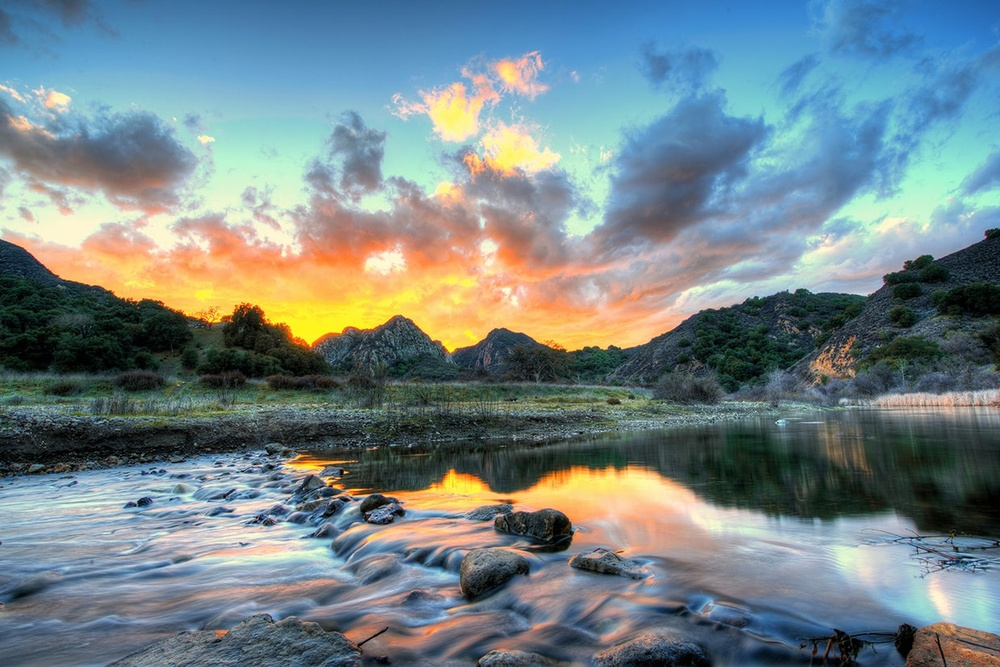
#> input picture 2 задание/input.jpg, 1000 x 667 px, shrunk from 1240 x 827 before the run
$ python display.py
#> lines starting #> are read from the running program, lines starting #| are printed output that depends on the picture
### 2 задание/image_processor.py
import numpy as np
from PIL import Image
from config import OUTPUT_FORMAT, OUTPUT_QUALITY

def read_image(image_path):
    """Загрузка изображения"""
#> called with image_path = 'input.jpg'
    try:
        return Image.open(image_path)
#> returned value is the input picture: PIL image 1000x667 RGB; mean R, G, B 116.3, 132.2, 135
    except Exception as e:
        print(f"Ошибка загрузки изображения: {e}")
        return None

# [37 lines left out: functions solarize, log_contrast, save_result, process_image, not called in this run]

### 2 задание/display.py
import matplotlib.pyplot as plt
from image_processor import read_image

def show_results():
    original = read_image("input.jpg")
    solarized = read_image("solarized_output.jpg")
#> call 2 of read_image, with image_path = 'solarized_output.jpg'
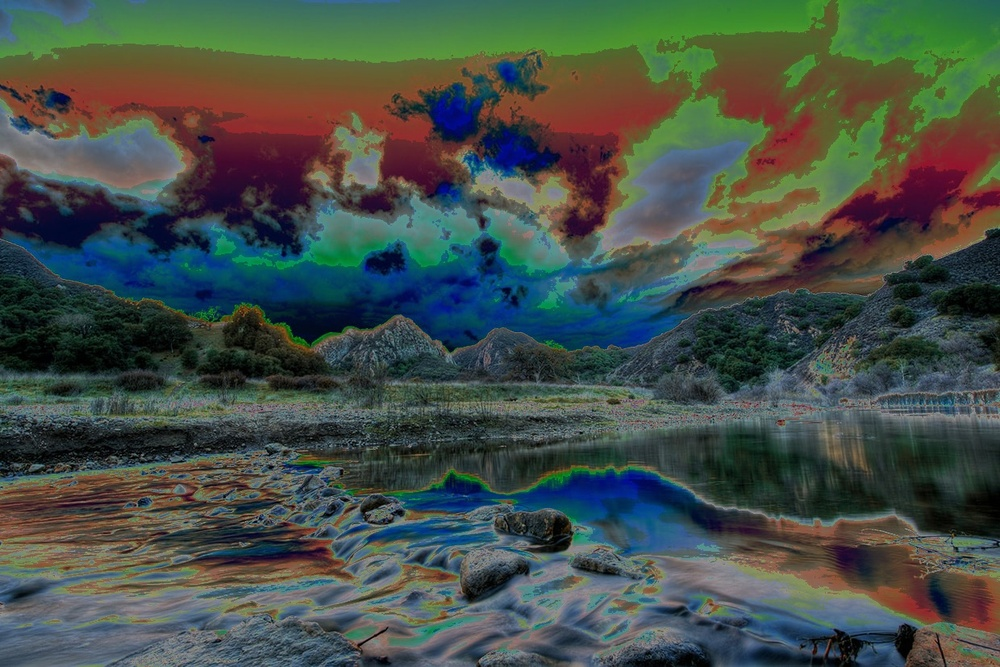
#> input picture 2 задание/solarized_output.jpg, 1000 x 667 px, shrunk from 1240 x 827 before the run
#> in read_image, returned value is the input picture: PIL image 1000x667 RGB; mean R, G, B 68.6, 79.2, 72.4
    log_contrast = read_image("log_contrast_output.jpg")
#> call 3 of read_image, with image_path = 'log_contrast_output.jpg'
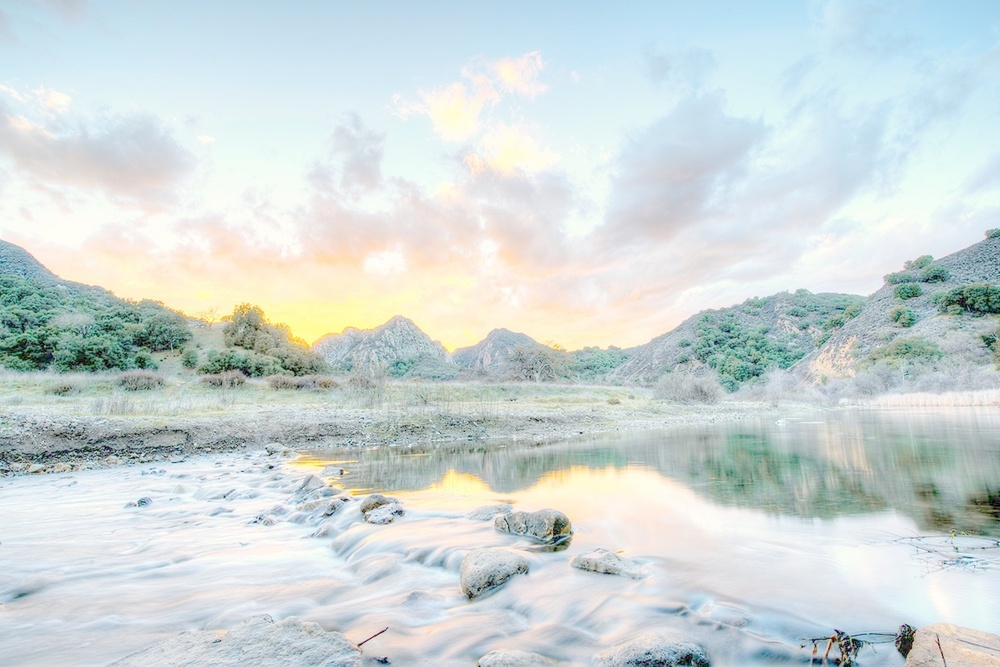
#> input picture 2 задание/log_contrast_output.jpg, 1000 x 667 px, shrunk from 1240 x 827 before the run
#> in read_image, returned value is the input picture: PIL image 1000x667 RGB; mean R, G, B 206.2, 216.6, 216.3

    plt.figure(figsize=(15, 5))

    plt.subplot(1, 3, 1)
    plt.imshow(original)
    plt.title("Оригинал")
    plt.axis('off')

    plt.subplot(1, 3, 2)
    plt.imshow(solarized)
    plt.title("Соляризация")
    plt.axis('off')

    plt.subplot(1, 3, 3)
    plt.imshow(log_contrast)
    plt.title("Логарифмическое контрастирование")
    plt.axis('off')

    plt.tight_layout()
    plt.show()
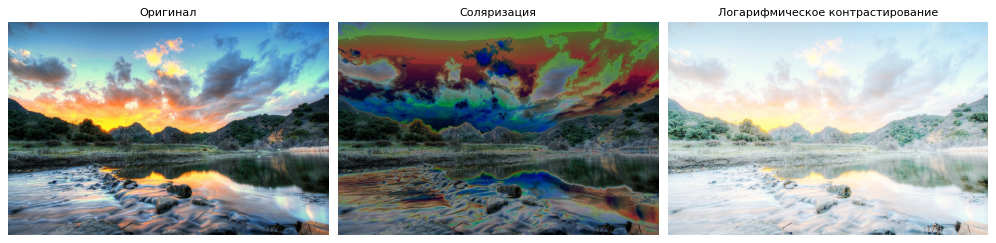
#> figure drawn by matplotlib, 3 panels

if __name__ == "__main__":
    show_results()
